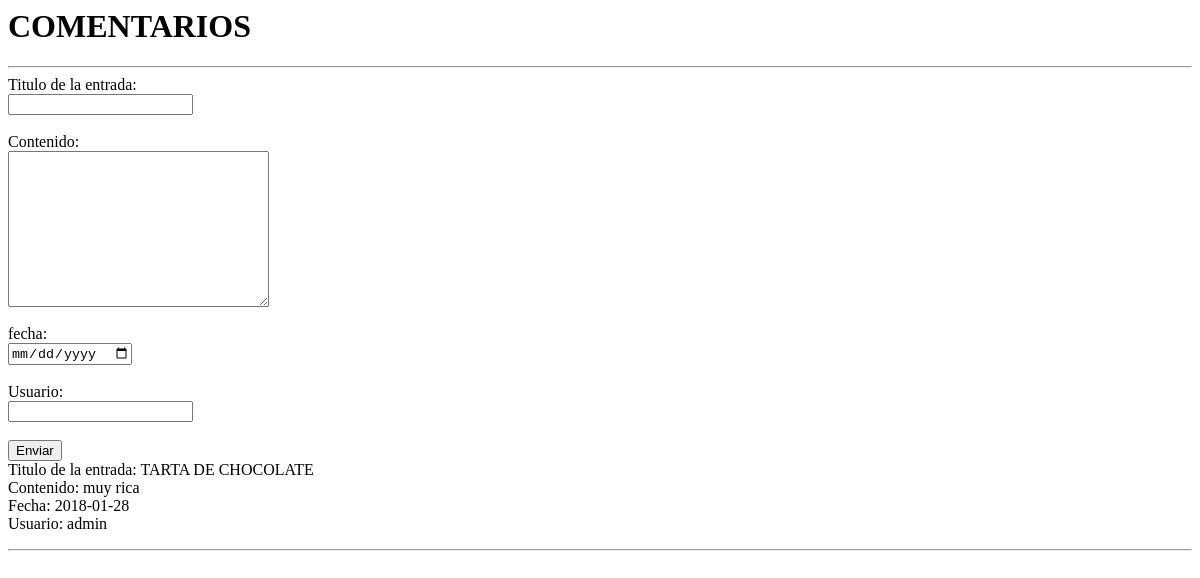
Page /comentario.php on the earlier database version.
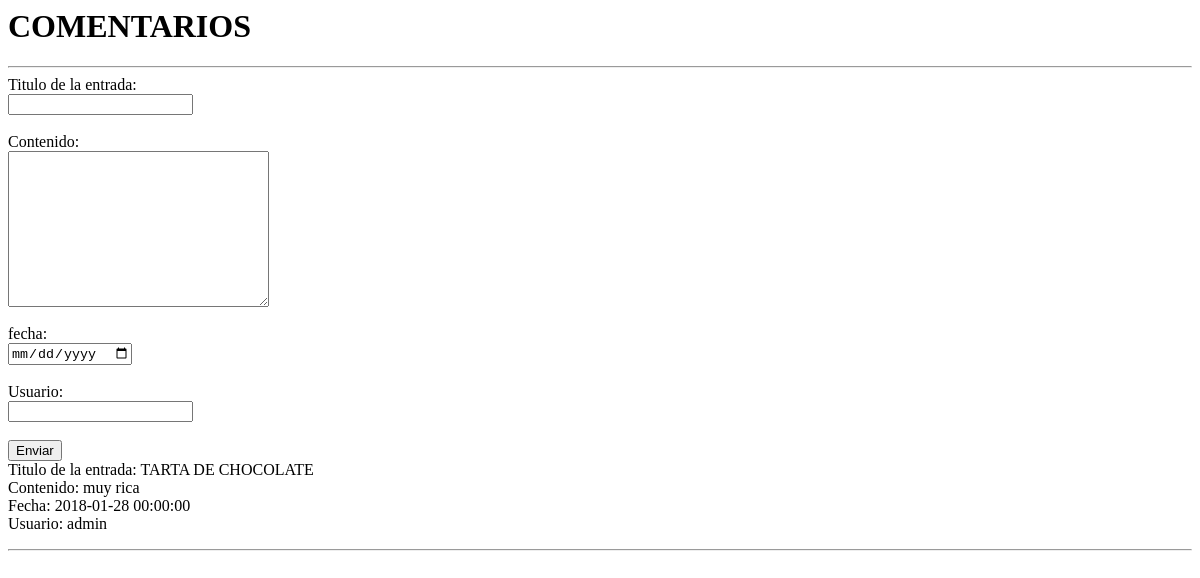
Same page on the later database version.
### tables this page shows
CREATE TABLE `comentario` (
  `numero_comentario` bigint(20) UNSIGNED NOT NULL,
  `titulo_entrada` varchar(30) NOT NULL,
  `contenido` text NOT NULL,
  `fecha` datetime NOT NULL,
  `usuario_comentario` varchar(30) NOT NULL
);

### comentario.php (the view, shortened to what this page needs)
<html lang="en">
<head>
</head>
<body>
<h1>COMENTARIOS</h1>
<hr/>
<form action="accionComentarios.php" method="post" >
<label>Titulo de la entrada:</label><br>
<input name="titulo" type="text"  required>
<br><br>
<label>Contenido:</label><br>
<textarea name="contenido"  cols="30" rows="10"></textarea>
<br><br>
<label>fecha:</label><br>
<input name="fecha" type="date"  required>
<br><br>
<label>Usuario:</label><br>
<input name="usuario" type="text"  required><br><br>
<input type="submit" name="insertar"  value="Enviar">
<?php
 include 'conexion.php';
try {
$sentencia=$db->prepare("SELECT * FROM comentario");
$sentencia->execute();
foreach($sentencia as $comentario){
    echo '<br>  Titulo de la entrada: ' . $comentario['titulo_entrada']. ' <br>Contenido: ' . $comentario['contenido'] . ' <br>Fecha: ' . $comentario['fecha'] . ' <br>Usuario: ' . $comentario['usuario_comentario'];
}
} catch(PDOException $e) {
  echo 'Error: ' . $e->getMessage();
}
?>
</form>
<hr />
 </body>
</html>

Differences in the rows shown:
changed comentario "TARTA DE CHOCOLATE": fecha "2018-01-28" → "2018-01-28 00:00:00"
